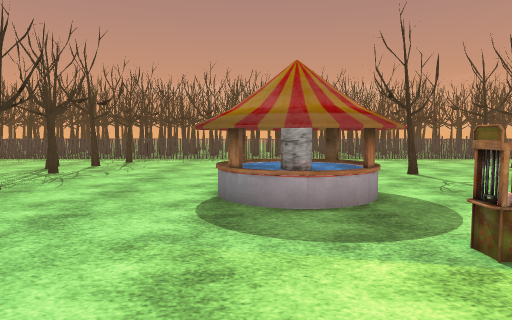
View 1 (above)

24 first-person views from a walk through a scene from a Unity 3-D project. The camera is 1.3 m above the floor, tilts 4° down and sees 70° across. The floor is counted in squares, 1 m on a side. Each view is taken from the middle of a square. On the plan, view 1 faces up. The plan holds only what a view shows up to about 15 squares ahead; the rest is blank. The place goes on beyond the plan. Some surface patterns are stand-ins.

View 2
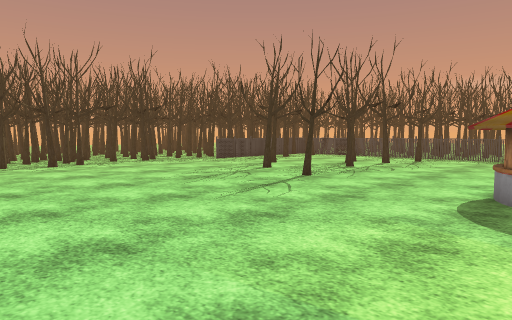

View 3
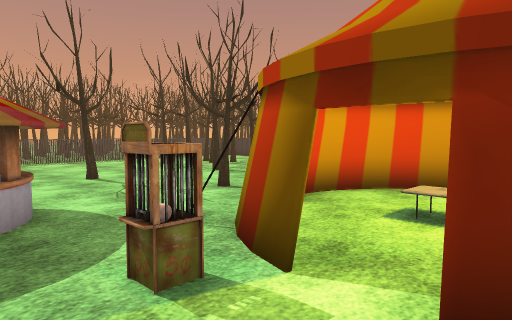

View 4
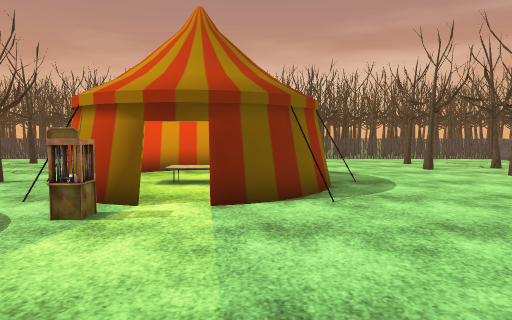

View 5
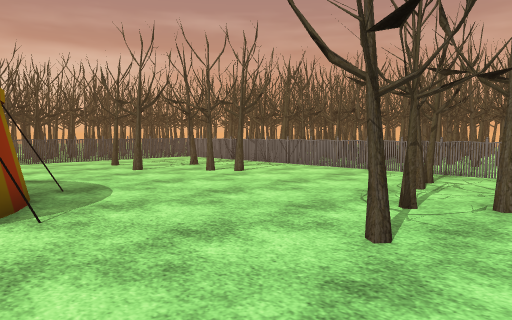

View 6
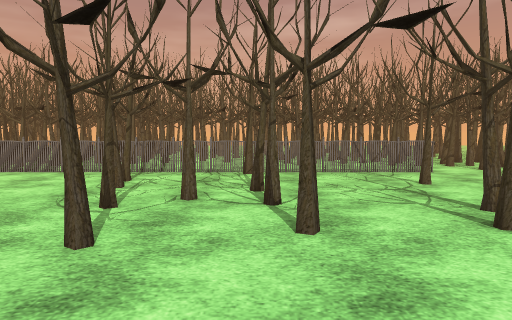

View 7
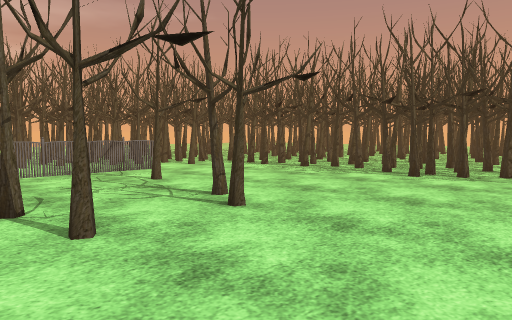

View 8
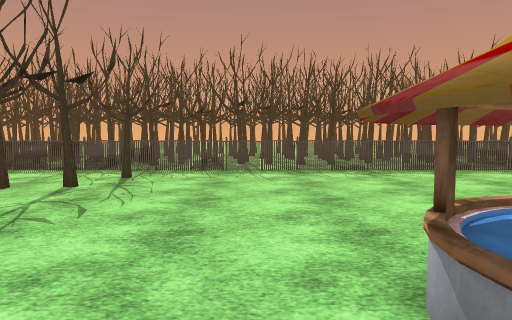

View 9
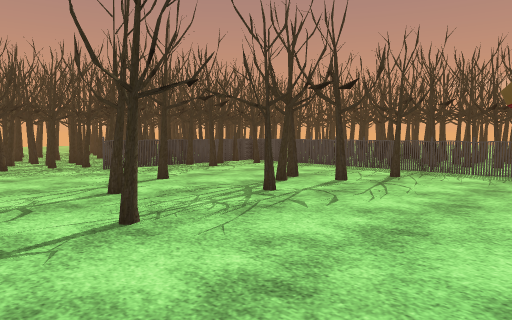

View 10
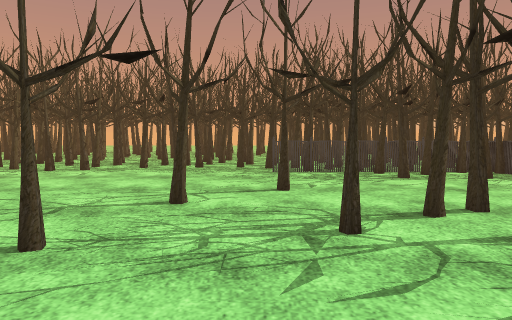

View 11
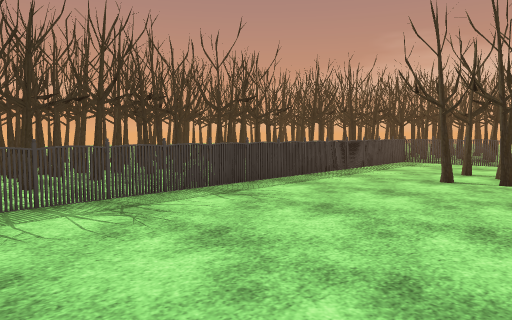

View 12
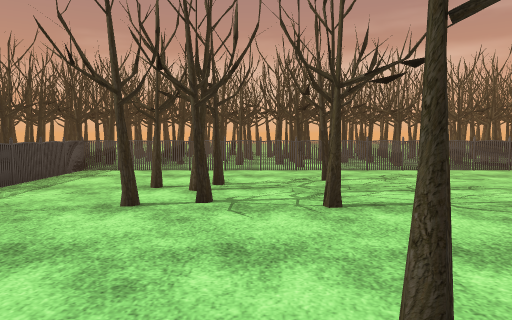

View 13
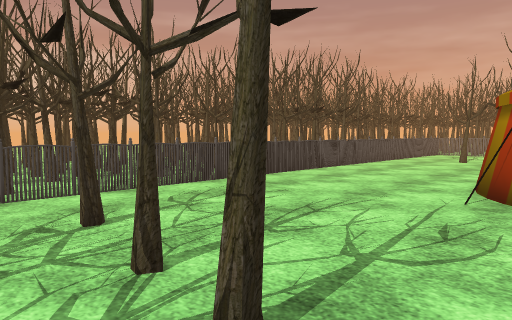

View 14
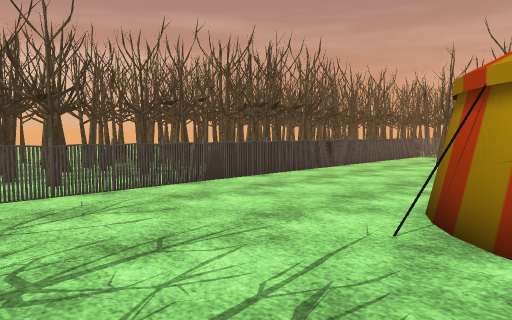

View 15
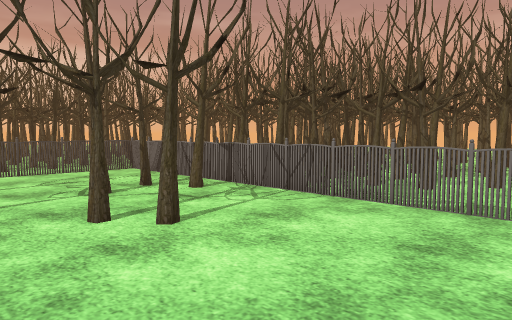

View 16
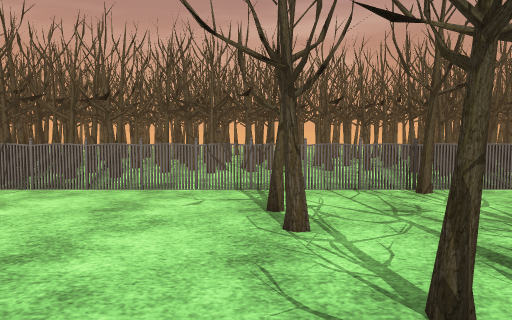

View 17
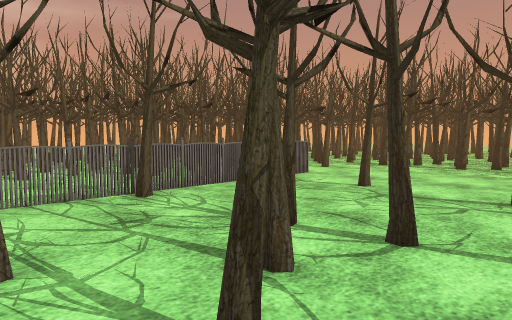

View 18
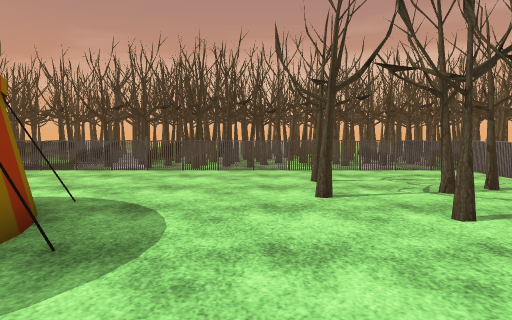

View 19
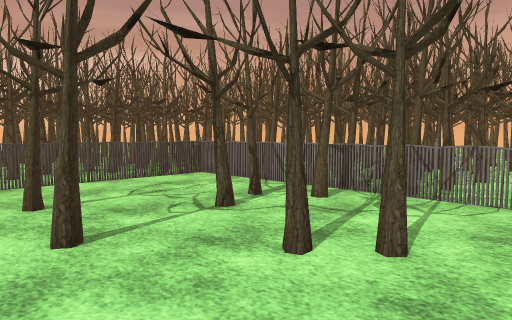

View 20
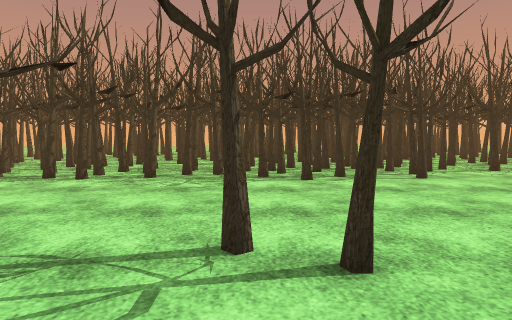

View 21
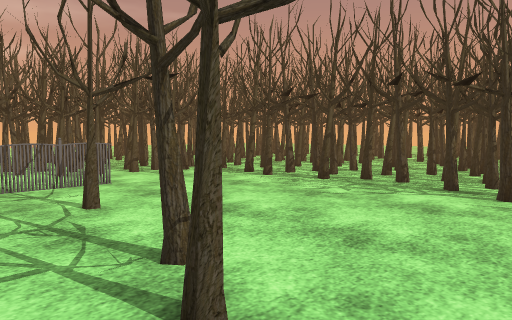

View 22
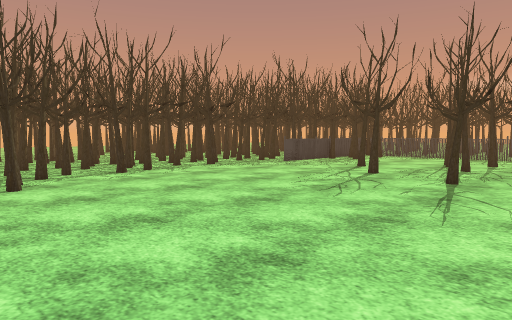

View 23
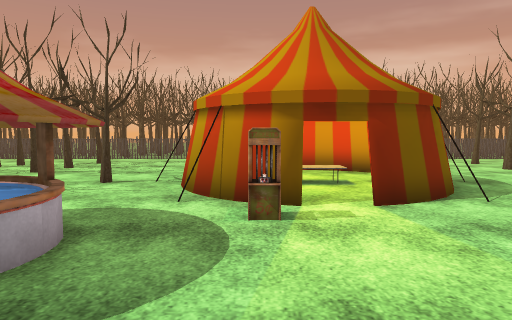

View 24
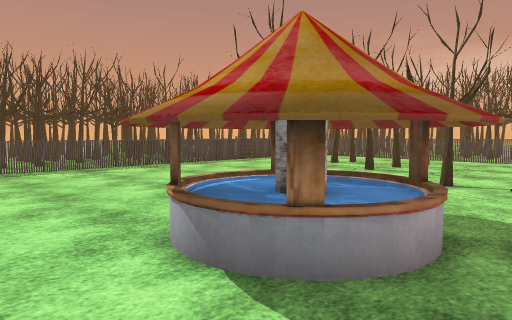

### Floor plan
Key: @ floor where view 1 was taken; # wall or solid block; x gap in a wall; . floor; = window, fence, low wall or low ledge; T thing the floor can be seen under or through; E tent; F fence; O other object.
Columns run from 17 left of view 1 to 18 right of it. Each row starts with its distance up from view 1.
 20  #           ..........
 19  #FF FFFFFFFFFFFFFFFFFFFFFFFFFFFFF
 18  #F##............................F.
 17  #F##......#.....................F.
 16  #F##.................... ....#..F.
 15  #F##....#................ #.....F.
 14  #F........ ...............#.##..F.
 13  #F.... .........................F..
 12  #F....#..#........  .#...TT.#...F .
 11 ...................   ....TT..#..F##
 10 #...... #.. .....OOO......  .....F.
  9 #...............OO OO.... .......F.
  8 ##.........#....O OOO...#........F..
  7  #..............OOOOO............F.#
  6  ................OOO...EEE.......F.
  5 #.# .................EEE.EEE.....F.
  4 #...................OEE...EE.....F
  3 #....................E..O..E.....F
  2 ## ..................E..O..E.....F#
  1  ##..................EE...EE.....F#
  0   ###............@...EEE.EEE.....F#
 -1    ##..................EEE.......F#
 -2     #............ ...............F#
 -3     #...... . ...#...............F#
 -4     ##......#.#..................F##
 -5     # .....##.....#.........#....F #
 -6    # ..........##.............#..F.#
 -7    #...........##x . .....#    ..F.#
 -8    ##......... ...##...... .# ...F.#
 -9    ##.......... .............x...F.#
-10    ##.............#..............F.#
-11    ##......... # .......  .x.....Fx#
-12    #..##.FFFFFFFFFFF.FFFFFFFFFFFFF.#
-13    =#.##...............x. ####  ####
-14    #######....#........##.##
-15          #.## #. ..x.######
-16          #### #########
-17            ## .x.##
-18             ######

Where each view was taken, in squares from view 1:
view 1: 0 up, 0 right, facing up
view 2: 1 down, 1 right, facing up-left
view 3: 1 up, 1 right, facing up-right
view 4: 1 up, 3 left, facing right
view 5: 1 up, 2 left, facing down-right
view 6: 1 up, 2 left, facing down
view 7: 1 up, 1 left, facing down-left
view 8: 6 up, 2 left, facing up
view 9: 6 up, 1 left, facing up-left
view 10: 11 up, 2 left, facing left
view 11: 12 up, 1 left, facing up-right
view 12: 13 up, 3 right, facing right
view 13: 13 up, 8 right, facing down-right
view 14: 10 up, 8 right, facing down-right
view 15: 5 down, 3 right, facing down-right
view 16: 3 down, 2 right, facing down
view 17: 4 down, 2 right, facing down-left
view 18: 4 down, 3 right, facing right
view 19: 4 down, 6 right, facing down-right
view 20: 5 down, 2 left, facing left
view 21: 2 down, 4 left, facing down-left
view 22: 2 down, 3 left, facing up-left
view 23: 4 up, 3 left, facing right
view 24: 5 up, 3 left, facing up-right
